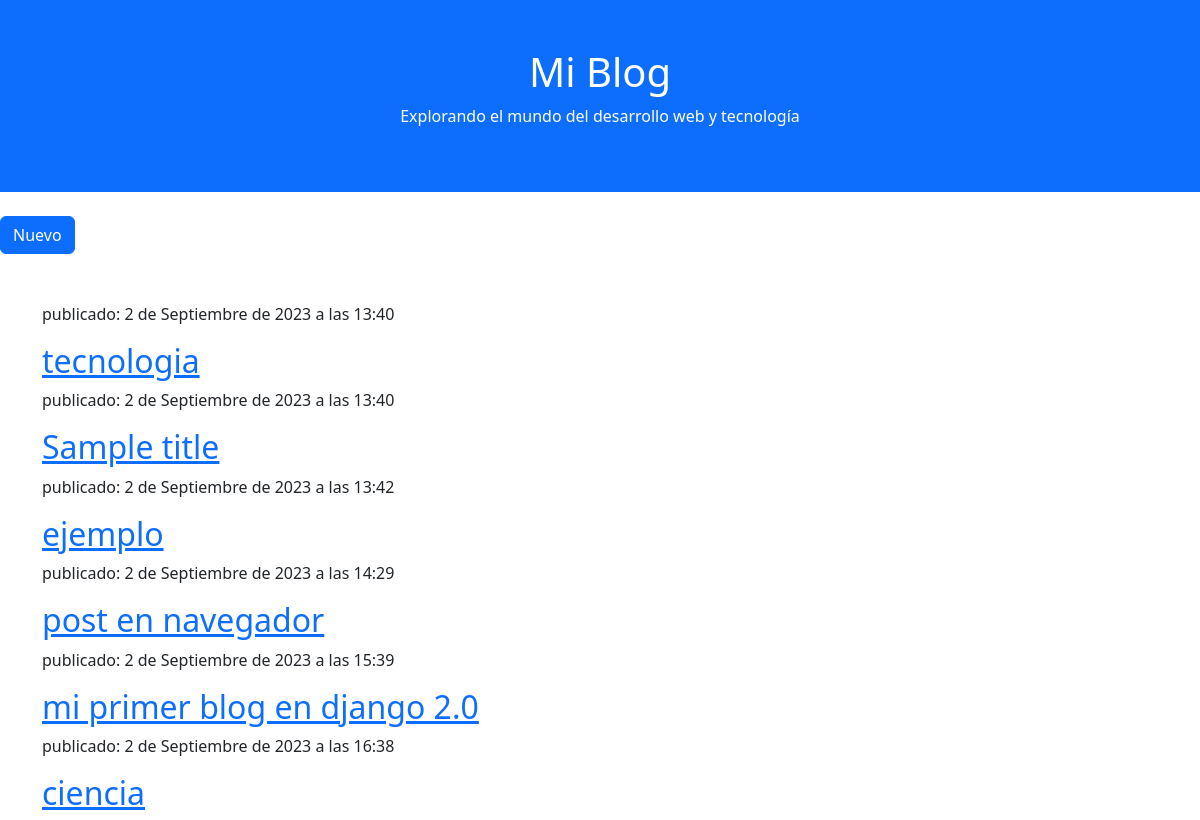
Before: / with the older database file.
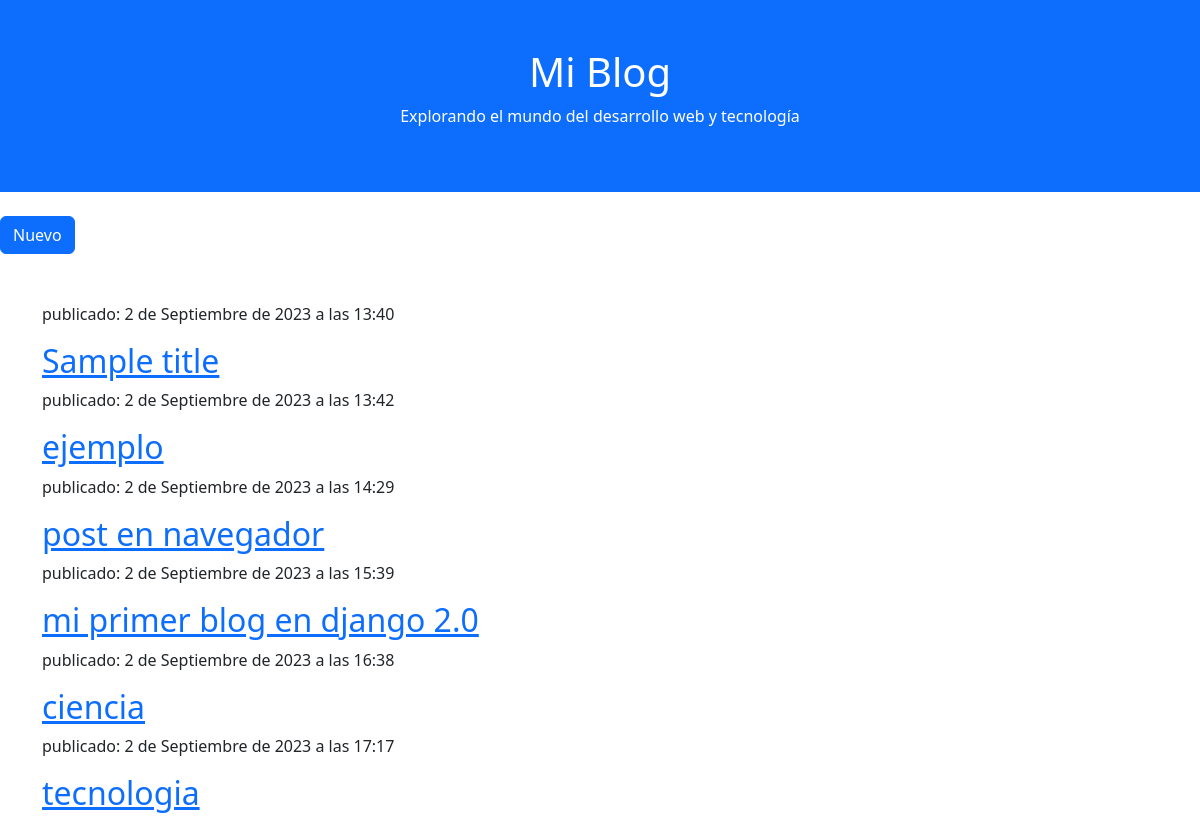
After: the same page with the newer database file.
### blog/models.py (models this page shows, shortened)
class Post(models.Model):
    author = models.ForeignKey(settings.AUTH_USER_MODEL, on_delete=models.CASCADE)
    title = models.CharField(("Titulo"),max_length=200)
    text = models.TextField(("Texto "),max_length=1000)
    created_date = models.DateTimeField(
            default=timezone.now)
    published_date = models.DateTimeField(
            blank=True, null=True)

### blog/views.py (the view)
# urls.py: path('', views.post_list, name='post_list'),
def post_list(request):
    posts = Post.objects.filter(published_date__lte=timezone.now()).order_by('published_date')
    return render(request, 'blog/post_list.html', {'posts': posts})

### blog/templates/blog/post_list.html
{% extends 'blog/blog.html' %}
{% block content %}
{% for post in posts %}
<div>
    <p> publicado: {{ post.published_date }}</p>
    <h2><a href="{% url 'post_detail' pk=post.pk %}" >{{ post.title }}</a></h2>
</div>
{% endfor %}
{% endblock %}

### blog/templates/blog/blog.html (shortened to what this page needs)
{% load static %}
<!DOCTYPE html>
<html lang="es">
<head>
    <link rel="stylesheet" href="https://cdn.jsdelivr.net/npm/bootstrap/dist/css/bootstrap.min.css">
</head>
<body>
    <header class="bg-primary text-white text-center py-5">
        <h1>Mi Blog</h1>
        <p>Explorando el mundo del desarrollo web y tecnología</p>
    </header>
<br>
    <a href="{% url 'post_new' %}"  class="btn btn-primary"><span class="glyphicon glyphicon-plus">Nuevo</span></a>
    <div class="container mt-5">
        {% block content %}
    {% endblock %}
</body>
</html>

Changed rows visible on the page:
changed Post "tecnologia": published_date "2 de Septiembre de 2023 a las 13:40" → "2 de Septiembre de 2023 a las 17:17"; moves down the list
